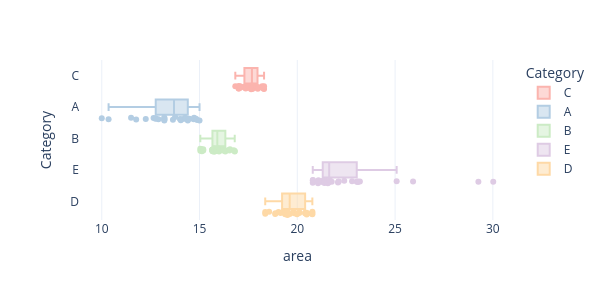

Write notebook code for a chart like this one.
### Code cell
fig = px.box(df,x='area',y='Category',
             color = 'Category',points='all',
             template = 'plotly_white',
             width=600,height=300,
             color_discrete_sequence = px.colors.qualitative.Pastel1)
fig.show()

### Figure 1 — Plotly figure (JSON) as saved in the notebook; plotly's stock layout.template omitted (floating-point values rounded to 4 significant figures)
{"data": [{"alignmentgroup": "True", "boxpoints": "all", "hovertemplate": "Category=%{y}<br>area=%{x}<extra></extra>", "legendgroup": "C", "marker": {"color": "rgb(251,180,174)"}, "name": "C", "notched": false, "offsetgroup": "C", "orientation": "h", "showlegend": true, "type": "box", "x": [17.85, 18, 17, 17.85, 16.83, 17, 18.2, 17.68, 17.64, 17.34, 17.5, 17.5, 18.2, 17.7, 17.69, 17.08, 17.08, 17.4, 18.3, 17.1, 17.98, 18.27, 17.28, 17.01, 17.36, 18.3, 17.92, 17.92, 17.64, 18, 17.7], "x0": " ", "xaxis": "x", "y": ["C", "C", "C", "C", "C", "C", "C", "C", "C", "C", "C", "C", "C", "C", "C", "C", "C", "C", "C", "C", "C", "C", "C", "C", "C", "C", "C", "C", "C", "C", "C"], "y0": " ", "yaxis": "y"}, {"alignmentgroup": "True", "boxpoints": "all", "hovertemplate": "Category=%{y}<br>area=%{x}<extra></extra>", "legendgroup": "A", "marker": {"color": "rgb(179,205,227)"}, "name": "A", "notched": false, "offsetgroup": "A", "orientation": "h", "showlegend": true, "type": "box", "x": [14.7, 14.26, 12.76, 14.4, 12.9, 15, 14.88, 13.2, 10.35, 14.08, 14.4, 14.72, 12.65, 11.76, 14.04, 10, 13.2, 13.64, 14, 14.82, 13.2, 13.2, 14.49, 13.75, 14.3, 11.5, 12.75, 12.25, 14.25, 13.2], "x0": " ", "xaxis": "x", "y": ["A", "A", "A", "A", "A", "A", "A", "A", "A", "A", "A", "A", "A", "A", "A", "A", "A", "A", "A", "A", "A", "A", "A", "A", "A", "A", "A", "A", "A", "A"], "y0": " ", "yaxis": "y"}, {"alignmentgroup": "True", "boxpoints": "all", "hovertemplate": "Category=%{y}<br>area=%{x}<extra></extra>", "legendgroup": "B", "marker": {"color": "rgb(204,235,197)"}, "name": "B", "notched": false, "offsetgroup": "B", "orientation": "h", "showlegend": true, "type": "box", "x": [15.04, 15.64, 15.19, 16.32, 16.56, 16.32, 15.04, 15.19, 16, 16.5, 15.96, 16.24, 16.8, 15.66, 15.75, 15.66, 16.2, 16.2, 16.8, 15.08, 15.12, 16.53, 15.96, 15.66, 16.75, 16.24, 15.68, 15.86, 15.66, 15.75], "x0": " ", "xaxis": "x", "y": ["B", "B", "B", "B", "B", "B", "B", "B", "B", "B", "B", "B", "B", "B", "B", "B", "B", "B", "B", "B", "B", "B", "B", "B", "B", "B", "B", "B", "B", "B"], "y0": " ", "yaxis": "y"}, {"alignmentgroup": "True", "boxpoints": "all", "hovertemplate": "Category=%{y}<br>area=%{x}<extra></extra>", "legendgroup": "E", "marker": {"color": "rgb(222,203,228)"}, "name": "E", "notched": false, "offsetgroup": "E", "orientation": "h", "showlegend": true, "type": "box", "x": [21.06, 23.2, 25.08, 21.06, 21.66, 21.32, 23.1, 22.4, 21.39, 20.79, 20.79, 21.3, 22.8, 21.17, 25.92, 20.8, 29.26, 22.08, 21.56, 22.11, 23.04, 21.6, 30.02, 23.1, 21.42, 21.39, 21.39, 21.76, 22.11, 21.08], "x0": " ", "xaxis": "x", "y": ["E", "E", "E", "E", "E", "E", "E", "E", "E", "E", "E", "E", "E", "E", "E", "E", "E", "E", "E", "E", "E", "E", "E", "E", "E", "E", "E", "E", "E", "E"], "y0": " ", "yaxis": "y"}, {"alignmentgroup": "True", "boxpoints": "all", "hovertemplate": "Category=%{y}<br>area=%{x}<extra></extra>", "legendgroup": "D", "marker": {"color": "rgb(254,217,166)"}, "name": "D", "notched": false, "offsetgroup": "D", "orientation": "h", "showlegend": true, "type": "box", "x": [19.98, 19.38, 18.36, 18.87, 18.36, 19.25, 19.38, 19.38, 19.61, 20.48, 19.14, 20.77, 18.88, 18.56, 19.8, 19.04, 20.1, 20.4, 20.77, 19.5, 20.4, 20.48, 19.5, 20.02, 20.72, 19.84, 20.77, 20.1, 19.5], "x0": " ", "xaxis": "x", "y": ["D", "D", "D", "D", "D", "D", "D", "D", "D", "D", "D", "D", "D", "D", "D", "D", "D", "D", "D", "D", "D", "D", "D", "D", "D", "D", "D", "D", "D"], "y0": " ", "yaxis": "y"}], "layout": {"boxmode": "overlay", "height": 300, "legend": {"title": {"text": "Category"}, "tracegroupgap": 0}, "margin": {"t": 60}, "width": 600, "xaxis": {"anchor": "y", "autorange": true, "domain": [0, 1], "range": [8.888, 31.13], "title": {"text": "area"}, "type": "linear"}, "yaxis": {"anchor": "x", "autorange": true, "categoryarray": ["D", "E", "B", "A", "C"], "categoryorder": "array", "domain": [0, 1], "range": [-0.5955, 4.5], "title": {"text": "Category"}, "type": "category"}}}
